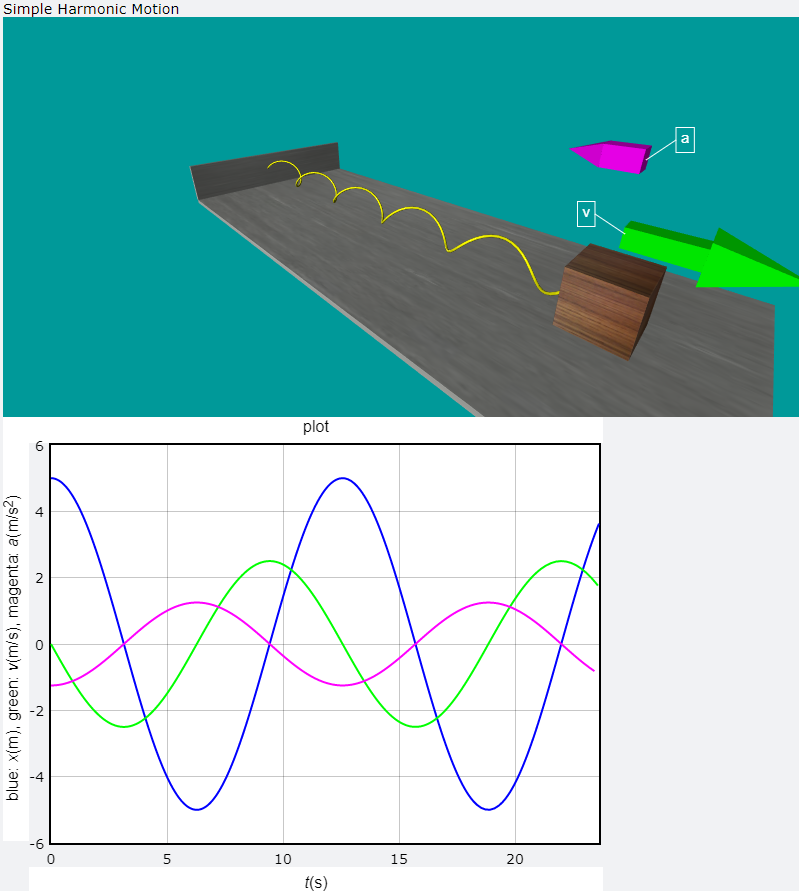

This chart was generated by the following Python code:
# -*- coding: utf-8 -*-
"""
Created on Sun Oct  4 19:42:55 2020

@author: gunda
"""

from vpython import *

"""
Simple Harmonic Motion
 1. Initialize the parameters
"""
m = 4               # mass of the block: 4 kg
size = 1            # side length of the block: 1 m
R = 5               # amplitude of the SHM: 5 m
k = 1               # elastic constant: 1 N/m
L0 = R + size       # original length of the spring
i = 0               # times that the block pass by the origin
t = 0               # time
dt = 0.001          # time interval

"""
 2. Screen setting
"""
# Create the window, floor, block and spring
scene = canvas(title = "Simple Harmonic Motion", width = 800, height = 400,
               x = 0, y = 0, background = vec(0, 0.6, 0.6))
floor = box(pos = vec(0, -(size+0.1)/2, 0), size = vec(2*L0, 0.1, R),
            texture = textures.metal)
wall = box(pos = vec(-L0, 0, 0), size = vec(0.1, size, R), texture = textures.metal)
block = box(pos = vec(R+size/2, 0, 0), size = vec(size, size, size),
            texture = textures.wood, v = vec(0, 0, 0))
spring = helix(pos = vec(-L0, 0, 0), radius = 0.3*size, thickness = 0.05*size,
               color = color.yellow)
spring.axis = block.pos - spring.pos - vec(size/2, 0, 0)

# Setting the angle of the camera
scene.camera.pos = vec(5, 3, 5)
scene.camera.axis = vec(-5, -3, -5)

# Create the arrow and label for velocity and acceleration
arrow_v = arrow(pos = block.pos + vec(0, size, 0), axis = vec(0, 0, 0),
                shaftwidth = 0.3*size, color = color.green)
label_v = label(pos = arrow_v.pos, text = 'v', xoffset = -30, yoffset = 20 )
arrow_a = arrow(pos = block.pos + vec(0, 2*size, 0), axis = vec(0, 0, 0),
                shaftwidth = 0.3*size, color = color.magenta)
label_a = label(pos = arrow_a.pos, text = 'a', xoffset = 30, yoffset = 20 )

# Figure plotting of displacement, velocity and acceleration to the time
gd = graph(title = "plot", width = 600, height = 450, x = 0, y = 400, xtitle = "<i>t</i>(s)", 
           ytitle = "blue: <i>x</i>(m), green: <i>v</i>(m/s), magenta: <i>a</i>(m/s<sup>2</sup>)")
xt = gcurve(graph = gd, color = color.blue)
vt = gcurve(graph = gd, color = color.green)
at = gcurve(graph = gd, color = color.magenta)

"""
 3. Setting the period of the motion
"""
while(i < 3):
    rate(1000)
# Calculate the length, deformation and restoring force
    spring.axis = block.pos - spring.pos - vec(0.5*size, 0, 0)
    F = -k * (spring.axis - vec(L0, 0, 0))
    
# Calculate the acceleration of the block and update the velocity and position
    block.a = F/m
    block.v += block.a*dt
    block.pos += block.v*dt
    
# Update the position, direction and length of velocity and acceleration arrows
    arrow_v.pos = block.pos + vec(0, size, 0)
    arrow_a.pos = block.pos + vec(0, 2*size, 0)
    arrow_v.axis = block.v
    arrow_a.axis = block.a
    
    label_v.pos = arrow_v.pos
    label_a.pos = arrow_a.pos
    
# Plotting x-t, v-t and a-t schematics
    xt.plot(pos = (t, block.pos.x - size/2))
    vt.plot(pos = (t, block.v.x))
    at.plot(pos = (t, block.a.x))
    
# Determine if the block is back to the origin and count the times block passes by the origin
    if(block.pos.x > R + size/2 and block.v.x > 0):
        print(i, t)
        i += 1
        
# Time parasmeter update
    t += dt
